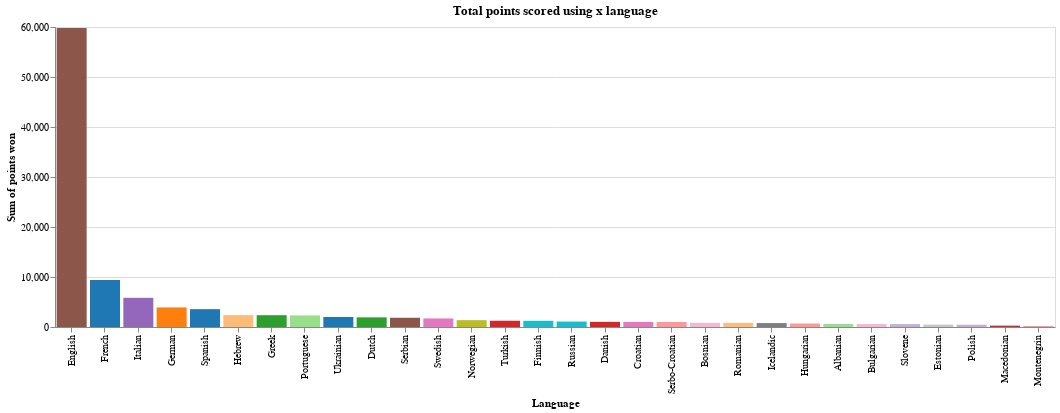

The cell this chart's notebook holds for it:
### Code cell
make_points_chart(filtered_exploded_results).show()

### Figure 1 — Vega-Lite specification as saved in the notebook (floating-point values rounded to 4 significant figures; data arrays with more than 128 entries replaced by an {"elided": "..."} marker saying what was removed)
{"config": {"view": {"continuousWidth": 300, "continuousHeight": 300}}, "data": {"name": "data-5a1458f41e24263de7206058e74bd004"}, "mark": {"type": "bar"}, "encoding": {"color": {"field": "Language", "legend": null, "scale": {"domain": ["French", "German", "Dutch", "Danish", "Italian", "English", "Swedish", "Luxembourgish", "Norwegian", "Finnish", "Spanish", "Serbo-Croatian", "Portuguese", "Slovene", "Viennese", "Maltese", "Irish", "Hebrew", "Greek", "Turkish", "Arabic", "Northern Sami", "Icelandic", "Romansh", "Neapolitan", "Antillean Creole", "Croatian", "Corsican", "Bosnian", "Estonian", "Hungarian", "Lithuanian", "Polish", "Romanian", "Russian", "Slovak", "Vorarlbergish", "Breton", "Macedonian", "Samogitian", "Serbian", "Imaginary", "Catalan", "Võro", "Latvian", "Ukrainian", "Montenegrin", "Albanian", "Tahitian", "Armenian", "Bulgarian", "Czech", "English (\"Franglais\")", "Romani", "Swahili", "Georgian", "Udmurt", "Crimean Tatar", "Belarusian", "Srnan Tongo", "Latin"], "range": ["#1f77b4", "#ff7f0e", "#2ca02c", "#d62728", "#9467bd", "#8c564b", "#e377c2", "#7f7f7f", "#bcbd22", "#17becf", "#1f78b4", "#ff9896", "#98df8a", "#c5b0d5", "#c49c94", "#f7b6d2", "#c7c7c7", "#ffbb78", "#2ca02c", "#d62728", "#8c564b", "#17becf", "#7f7f7f", "#bcbd22", "#1f77b4", "#ff7f0e", "#e377c2", "#c49c94", "#f7b6d2", "#c7c7c7", "#ff9896", "#98df8a", "#c5b0d5", "#ffbb78", "#17becf", "#bcbd22", "#1f77b4", "#ff7f0e", "#d62728", "#9467bd", "#8c564b", "#e377c2", "#7f7f7f", "#bcbd22", "#17becf", "#1f78b4", "#ff9896", "#98df8a", "#c5b0d5", "#c49c94", "#f7b6d2", "#c7c7c7", "#ffbb78", "#2ca02c", "#d62728", "#9467bd", "#8c564b", "#e377c2", "#7f7f7f", "#bcbd22", "#17becf"]}, "type": "nominal"}, "tooltip": [{"field": "Language", "type": "nominal"}, {"aggregate": "sum", "field": "Grand Final Points", "type": "quantitative"}], "x": {"field": "Language", "sort": "-y", "title": "Language", "type": "nominal"}, "y": {"aggregate": "sum", "field": "Grand Final Points", "title": "Sum of points won", "type": "quantitative"}}, "title": "Total points scored using x language", "width": 1000, "$schema": "https://vega.github.io/schema/vega-lite/v5.17.0.json", "datasets": {"data-5a1458f41e24263de7206058e74bd004": {"elided": "1759 records"}}}
